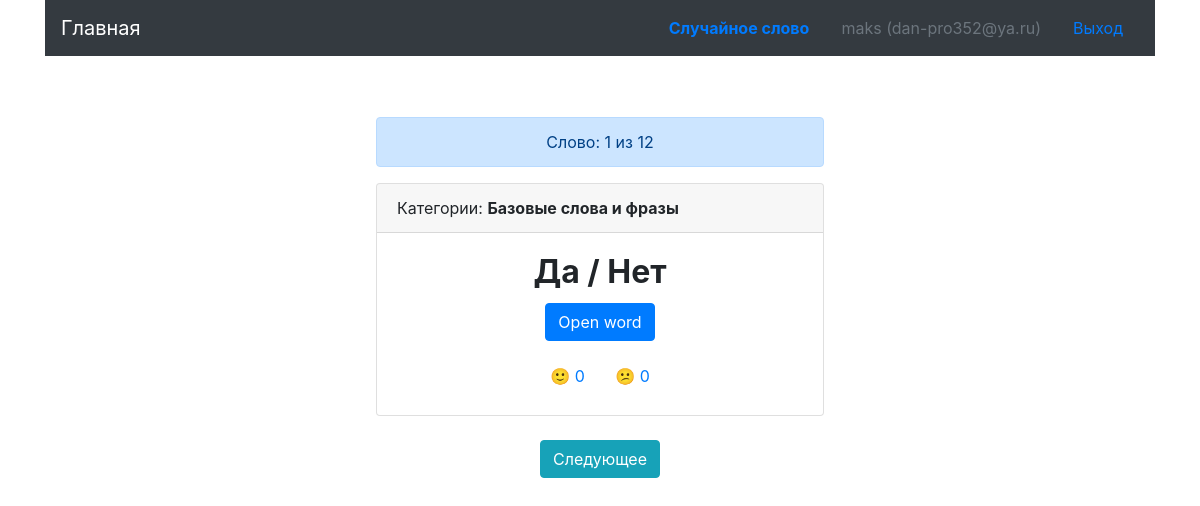
/category/1/1?exam=2 (signed in), run on the app's committed database.
### main_app/auth/models.py (models this page shows, shortened)
class BaseModel(db.Model):
    __abstract__ = True
    __table_args__ = {'sqlite_autoincrement': True}     # remove if postgres
    id = db.Column(db.Integer(), primary_key=True)

class User(BaseModel, UserMixin):
    __tablename__ = 'user'
    name = db.Column(db.String(128), nullable=True)
    email = db.Column(db.String(256), nullable=False, unique=True)
    password = db.Column(db.String(256), nullable=False)
    created_at = db.Column(db.DateTime, nullable=False, default=datetime.now)
    last_logged_at = db.Column(db.DateTime, nullable=False, default=datetime.now)
    @classmethod
    def get(cls, user_id: int):
        try:
            return db.session.query(User).get(user_id)
        except NoResultFound:
            return None

### main_app/card/models.py (models this page shows, shortened)
class BaseModel(db.Model):
    __abstract__ = True
    __table_args__ = {'sqlite_autoincrement': True}     # remove if postgres
    id = db.Column(db.Integer, primary_key=True)

class Card(BaseModel):
    __tablename__ = 'card'
    original_word = db.Column(db.String(128), unique=True, nullable=False)
    translated_word = db.Column(db.String(128), nullable=False)
    active = db.Column(db.Boolean(), default=True)
    created_at = db.Column(db.DateTime(), default=datetime.now)
    def vote_yes(self, user_id):
        return CardStats.get_positive_votes(self.id)
    def vote_no(self, user_id):
        return CardStats.get_negative_votes(self.id)
    def get_related_categories(self) -> list:
        related_categories = list()
        category_and_card = db.session.query(CategoryCards).filter(CategoryCards.card_id==self.id).all()
        for elem in category_and_card:
            category = db.session.query(Category).get(elem.category_id)
            related_categories.append(category.name)
        related_categories = ', '.join(related_categories)
        return related_categories

### main_app/card/views.py (the view)
@card.route('/category/<int:category_id>/<int:page>')
def category_words(category_id, page=1):
    seed = UserSeed.get_by_user(current_user)
    exam = request.args.get('exam', 0, int)
    per_page = 1
    category_cards = db.session.query(CategoryCards) \
                    .filter(CategoryCards.category_id==category_id) \
                    .order_by(CategoryCards.id) \
                    .all()
    cards = [category_card.card_id for category_card in category_cards]
    columns = [column.name for column in inspect(Card).columns]
    random_pairs = list(itertools.product(columns, [desc, asc]))
    random.seed(seed)
    column, ordering = random.choice(random_pairs)
    paginate_cards = db.session.query(Card).filter(Card.id.in_(cards)).order_by(ordering(text(f'Card.{column}'))).paginate(page, per_page)
    template_name = 'main/card/cards.html'
    if exam == 2:
        template_name = 'main/card/cards_ru_sr.html'
    return render_template(template_name, cards=paginate_cards, category_id=category_id, exam=exam)

### main_app/auth/models.py (called while the page is built, shortened)
    @classmethod
    def get_or_create(cls, user) -> int:
        if user.is_authenticated:
            try:
                user_seed = db.session.query(UserSeed).filter(UserSeed.user == user).one()
            except NoResultFound:
                user_seed = cls(user=user, seed=rand())
                db.session.add(user_seed)
                db.session.commit()
            return user_seed.seed

    @classmethod
    def get_by_user(cls, user) -> int:
        return cls.get_or_create(user)

### main_app/auth/views.py (called while the page is built)
@login_manager.user_loader
def load_user(user_id):
    return User.get(user_id)

### main_app/card/models.py (called while the page is built)
    @classmethod
    def get_positive_votes(cls, card_id: str) -> int:
        return db.session.query(cls).filter(cls.card_id==card_id, cls.vote == 1).count()

    @classmethod
    def get_negative_votes(cls, card_id: str) -> int:
        return db.session.query(cls).filter(cls.card_id==card_id, cls.vote == -1).count()

### main_app/templates/main/card/cards_ru_sr.html (shortened to what this page needs)
{% extends 'main/layout.html' %}
{% block content %}
<div class="container card-main">
	<div class="col-md-12 text-center">
		<center>
			<div class="alert alert-primary" role="alert"  style="width: 28rem;">
			  Слово: {{ cards.page }} из {{ cards.total }}
			</div>
		</center>
		{% for card in cards.items %}
		<center>
			<div class="card" style="width: 28rem;">
			  <div class="card-header text-left">
			    Категории: <b>{% for category in card.get_related_categories() %}{{ category }}{% endfor %}</b>
			  </div>
			  <div class="card-body">
			    <h2 class="card-title"><b>{{ card.original_word }}</b></h2>
			    <p class="card-text {% if exam == 0 %}hide-word{% endif %}"><button type="button" class="btn btn-primary open-word">Open word</button></p>
			    <button type="button" class="btn btn-link vote" data-card-id="{{ card.id }}"
			    data-card-vote="1" style="text-decoration: none;">&#128578; <span id="positive" class="vote-{{ card.id }}">{{ card.vote_yes(current_user.id) }}</span></button>
			    <button type="button" class="btn btn-link vote" data-card-id="{{ card.id }}"
			    data-card-vote="0" style="text-decoration: none;">&#128533; <span id="negative" class="vote-{{ card.id }}">{{ card.vote_no(current_user.id) }}</span></button>
			  </div>
			</div>
			<br>
			    {% if cards.has_next %}
				    {% if exam %}
				    	<a type="button" class="btn btn-info" href="{{ url_for('card.category_words', category_id=category_id, page=cards.next_num, exam=exam) }}">Следующее</a>
				    {% else %}
				    	<a type="button" class="btn btn-info" href="{{ url_for('card.category_words', category_id=category_id, page=cards.next_num) }}">Следующее</a>
				    {% endif %}
			    {% else %}
			    	<a type="button" class="btn btn-info" href="{{ url_for('card.category', category_id=category_id, finish=True) }}">Закончить</a>
			    {% endif %}
		</center>
		{% endfor %}
	</div>
</div>
{% endblock %}

### main_app/templates/main/layout.html (shortened to what this page needs)
<!doctype html>
<html lang="en">
  <head>
    <link rel="stylesheet" href="https://maxcdn.bootstrapcdn.com/bootstrap/4.0.0/css/bootstrap.min.css">
  </head>
  <body>
    <div class="container">
      <nav class="navbar navbar-dark bg-dark">
        <a class="navbar-brand" href="{{ url_for('card.index') }}">Главная</a>
        <ul class="nav justify-content-end">
          <li class="nav-item">
            <a class="nav-link" href="{{ url_for('card.random_word') }}"><b>Случайное слово</b></a>
          </li>
          {% if current_user.is_authenticated %}
          <li class="nav-item">
            <span class="nav-link disabled">{{ current_user.name }} ({{ current_user.email }})</span>
          </li>
          <li class="nav-item">
            <a class="nav-link" href="{{ url_for('auth.logout') }}">Выход</a>
          </li>
          {% else %}
          <li class="nav-item">
            <a class="nav-link" href="{{ url_for('auth.login') }}">Войти</a>
          </li>
          {% endif %}
        </ul>
      </nav>
    </div>
    <div class="container">
      <div class="row">
        <div class="col-md-12 text-center">
        </div>
      </div>
    </div>
  {% block content %}{% endblock %}
  </body>
</html>

### main_app/templates/main/layout.html (style rules this page uses)
.card-text { font-size: 22px; }
.row, .card-main { margin-top: 30px; }

### data on the page
User: name "maks", email "dan-pro352@ya.ru"
Card: get_related_categories "Б" "а" "з" "о" "в" "ы" "е" "с" "л" "о" "в" "а" "и" "ф" "р" "а" "з" "ы", original_word "Да / Нет", vote_yes "0", vote_no "0"

### other printed values
{{ cards.page }} "1"
{{ cards.total }} "12"
